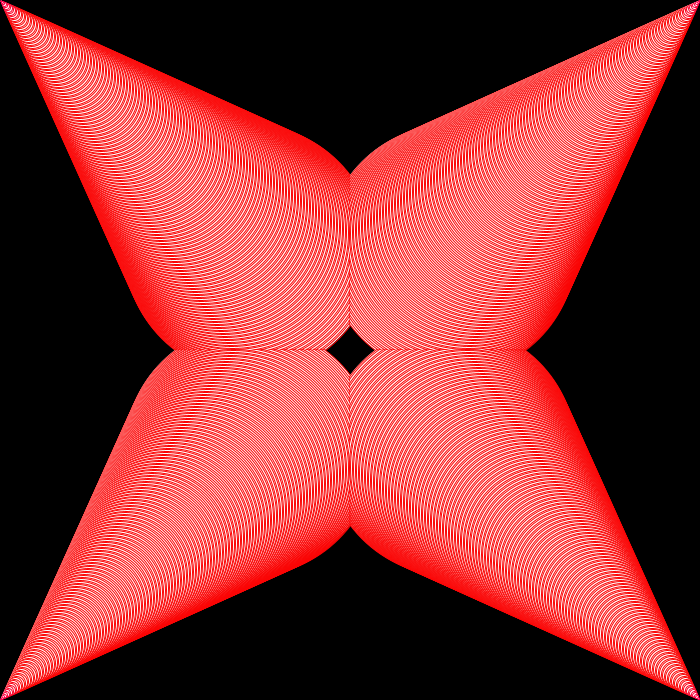
Frame 1 (no input)
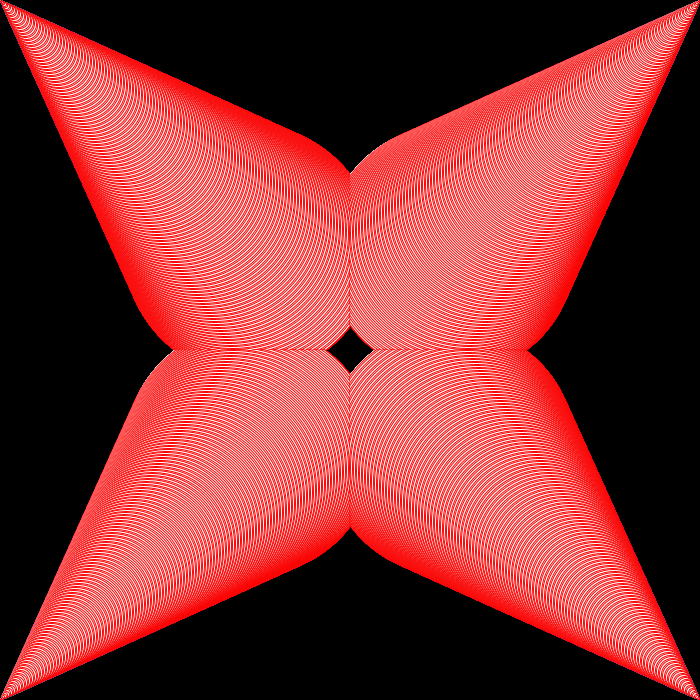
Frame 60 (the mouse pressed at the canvas centre just before this capture)
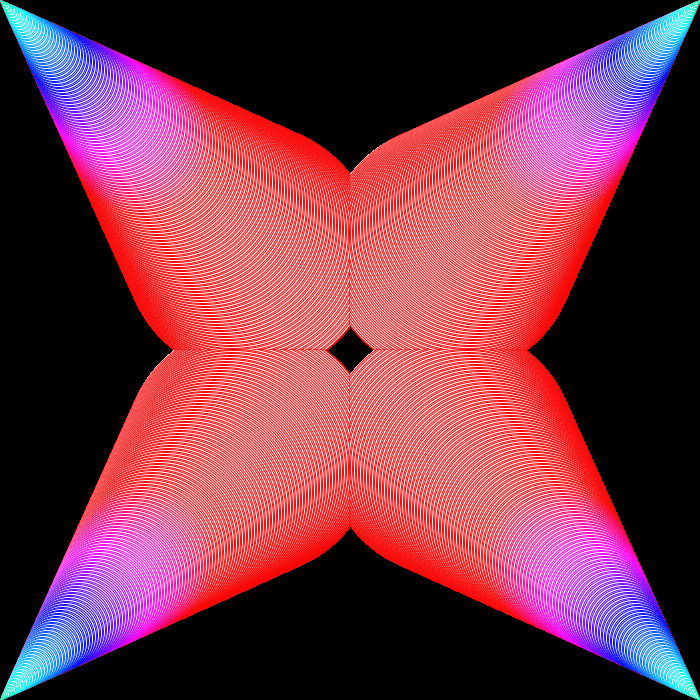
Frame 120 (the mouse held since frame 60 and released just before this capture)

The Processing sketch that drew these frames (run headless with seeded random() and noise(); from frame 60 on, the mouse is pressed at the canvas centre):

// Processing sketch: processing_186520
// ── processing_186520.pde

void setup() {
  size(700, 700);
  background(0);
  colorMode(HSB);
}
void draw() {
  float aleatorio= random(40, 350);
  float x=random(0, width/2);
  float y=random(0, height/2); 
 
  for (float i=500/2; i>0; i=i-1) {

    stroke((i)+(aleatorio), 250, 250);
    ellipse(i, i, i, i);
    ellipse(700-i, i, i, i);
    ellipse(i, 700-i, i, i);
    ellipse(700-i, 700-i, i, i);
  }
}
